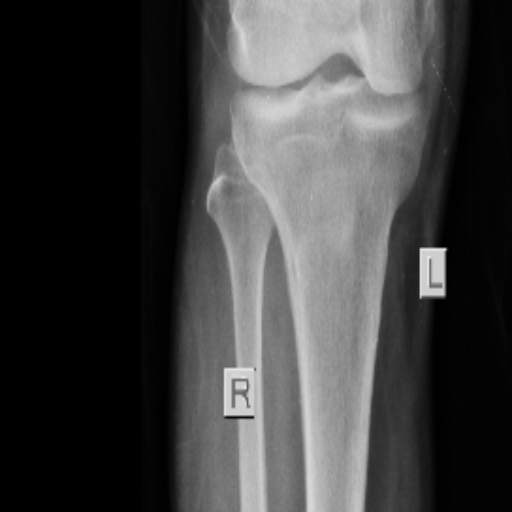
#> input picture projects/TensorFlowFlexUNet/Knee-Osteoporosis-Canny-Edge-Detection/mini_test/images/Normal 124.png, 512 x 512 px
$ python -i ImageMaskDatasetGenerator.py   (imports and definitions only)
#> lines starting #> are read from the running program, lines starting #| are printed output that depends on the picture; after the words box and inside, x2 and y2 are one past the last pixel; in counts of white or black regions, pixels touching at a corner belong together
#> further down, picture is the input picture: shape (512, 512, 3); mean B, G, R 64, 64, 64
# Copyright 2026 antillia.com Toshiyuki Arai
#
# Licensed under the Apache License, Version 2.0 (the "License");
# you may not use this file except in compliance with the License.
# You may obtain a copy of the License at
#
#    http://www.apache.org/licenses/LICENSE-2.0
#
# Unless required by applicable law or agreed to in writing, software
# distributed under the License is distributed on an "AS IS" BASIS,
# WITHOUT WARRANTIES OR CONDI66TIONS OF ANY KIND, either express or implied.
# See the License for the specific language governing permissions and
# limitations under the License.
#
# 2026/10/10 ImageMaskDatasetGenerator.py


import sys
import os
import cv2
import numpy as np
import glob
import traceback
import shutil

class ImageMaskDatasetGenerator:

  def __init__(self, resize=512, num_classes=3):
      self.RESIZE = (resize, resize)

      # GaussianBlur ksize
      self.GaussianBlur_ksize = (5, 5)
      self.CANNY_Threshold1 = 30
      self.CANNY_Threshold2 = 80
      self.BLUR_ksize       = (5,5)

      self.GRADES = ["Normal", "Osteopenia", "Osteoporosis",]
      if num_classes == 2:
        self.GRADES = [ "Osteopenia", "Osteoporosis",]

      # Default class_colors: num_classes=3

      # Default: class_color_mapping table for two classes
      self.MASK_RGB_COLORS = {"Normal":(0,255,0), "Osteopenia":(255,255,0), "Osteoporosis":(180,20,20),}
      if num_classes == 2:
        self.MASK_RGB_COLORS = {"Osteopenia":(0,255,0), "Osteoporosis":(255,255,0),}

  # [51 lines left out: functions generate, generate_one, colorize_mask, not called in this run]

  def canny_edge(self, img):
    img = cv2.cvtColor(img, cv2.COLOR_BGR2GRAY)
    sigma = 0
    img = cv2.GaussianBlur(img, self.GaussianBlur_ksize, sigma)

    canny = cv2.Canny(img, threshold1=self.CANNY_Threshold1, threshold2=self.CANNY_Threshold2)
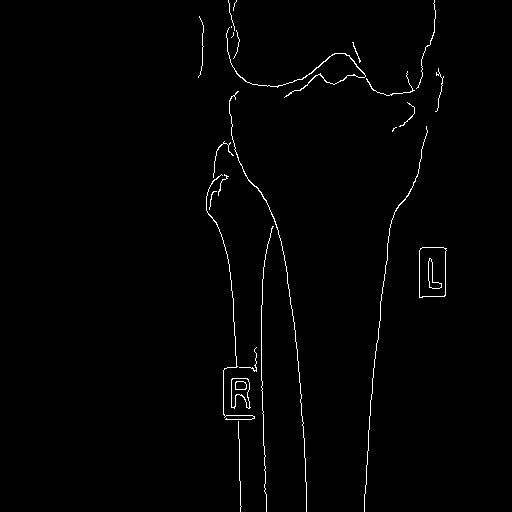
#> canny: shape (512, 512); 1.1% white in thin lines or dots, all inside (x1, y1, x2, y2) = (198, 0, 447, 512)
    canny = cv2.blur(canny, self.BLUR_ksize)
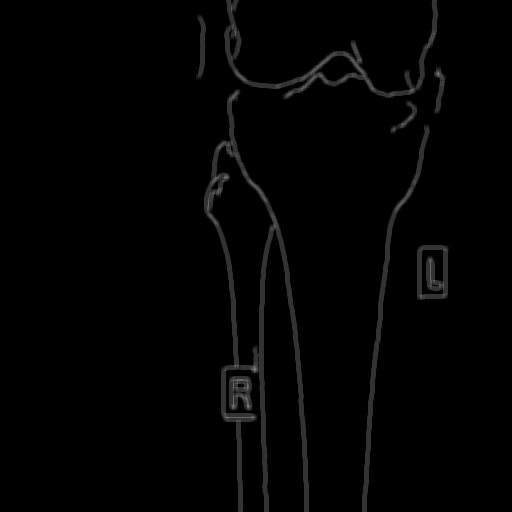
#> canny: shape (512, 512); min 0, max 143, mean 2.9
    return canny

  # [24 lines left out: functions horizontal_flip, vertical_flip, not called in this run]


# [20 lines not run here, left out]

>>> import cv2
>>> picture = cv2.imread('../projects/TensorFlowFlexUNet/Knee-Osteoporosis-Canny-Edge-Detection/mini_test/images/Normal 124.png')
>>> result = ImageMaskDatasetGenerator().canny_edge(picture)

$ run again, on projects/TensorFlowFlexUNet/Knee-Osteoporosis-Canny-Edge-Detection/mini_test/images/Normal 37.png
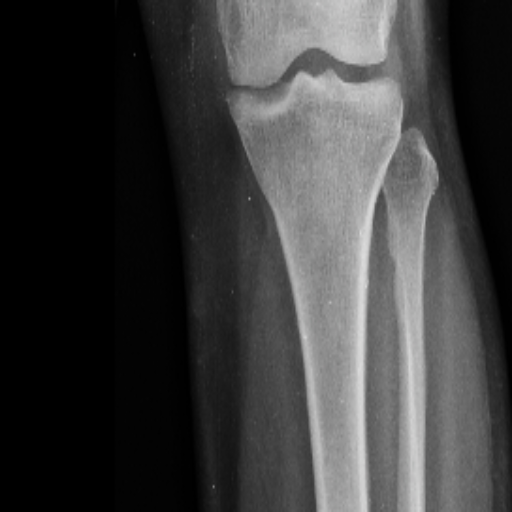
#> input picture projects/TensorFlowFlexUNet/Knee-Osteoporosis-Canny-Edge-Detection/mini_test/images/Normal 37.png, 512 x 512 px
#> picture is the input picture: shape (512, 512, 3); mean B, G, R 60.5, 60.4, 60.5
#> in canny_edge, `canny = cv2.Canny(img, threshold1=self.CANNY_Threshold1, threshold2=se..`:
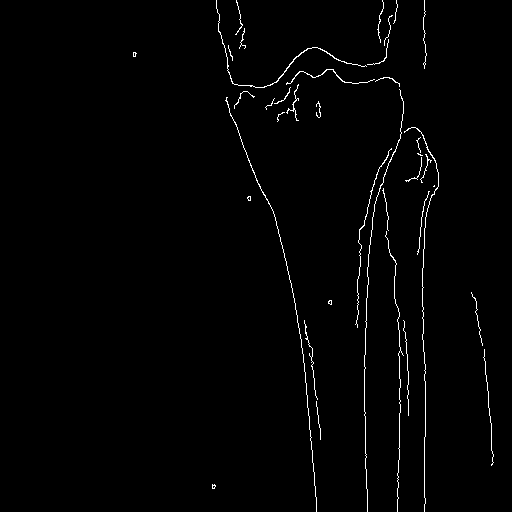
#> canny: shape (512, 512); 1.3% white in thin lines or dots, all inside (x1, y1, x2, y2) = (133, 0, 494, 512)
#> in canny_edge, `canny = cv2.blur(canny, self.BLUR_ksize)`:
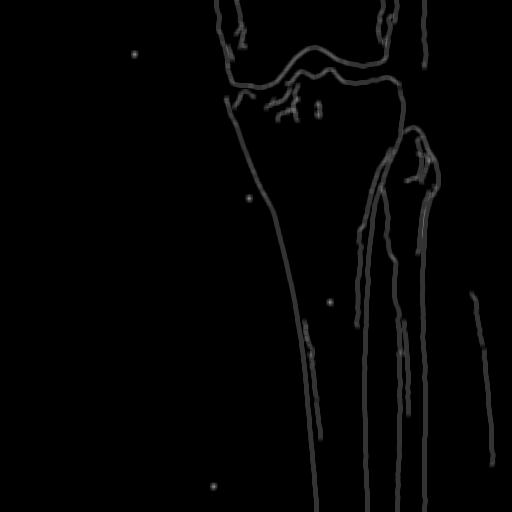
#> canny: shape (512, 512); min 0, max 133, mean 3.3

$ run again, on projects/TensorFlowFlexUNet/Knee-Osteoporosis-Canny-Edge-Detection/mini_test/images/Normal 428.png
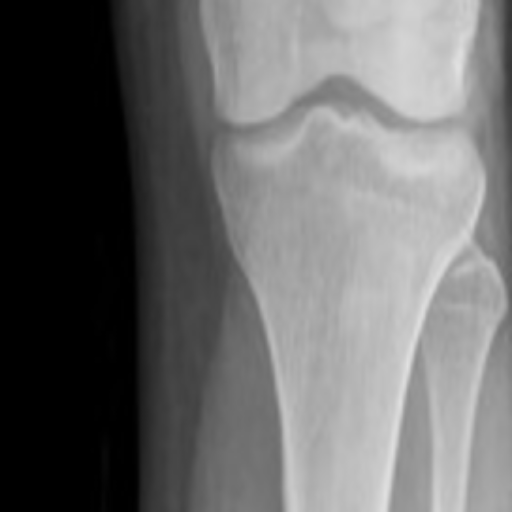
#> input picture projects/TensorFlowFlexUNet/Knee-Osteoporosis-Canny-Edge-Detection/mini_test/images/Normal 428.png, 512 x 512 px
#> picture is the input picture: shape (512, 512, 3); min 0, max 225, mean 105.6
#> in canny_edge, `canny = cv2.Canny(img, threshold1=self.CANNY_Threshold1, threshold2=se..`:
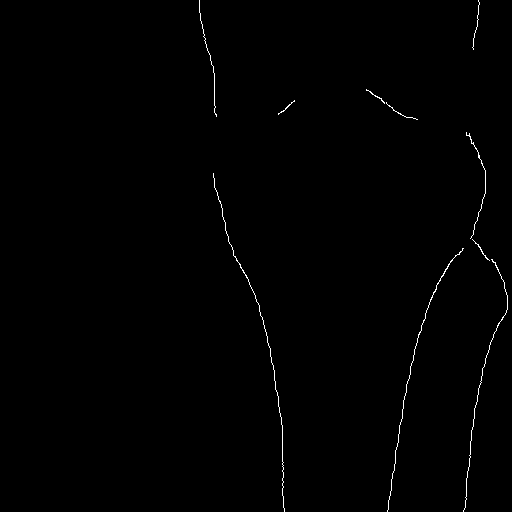
#> canny: shape (512, 512); 0.5% white in thin lines or dots, all inside (x1, y1, x2, y2) = (199, 0, 508, 512)
#> in canny_edge, `canny = cv2.blur(canny, self.BLUR_ksize)`:
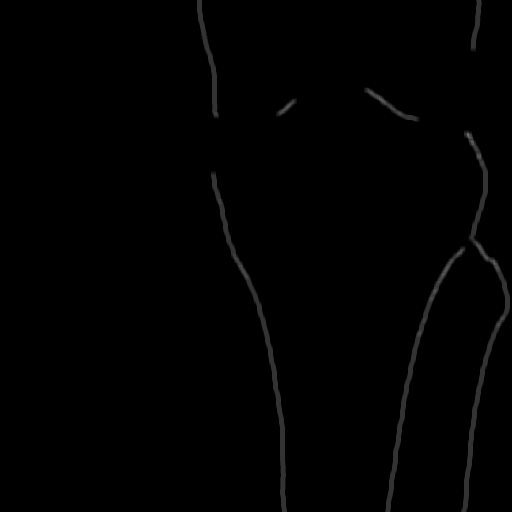
#> canny: shape (512, 512); min 0, max 112, mean 1.3

$ run again, on projects/TensorFlowFlexUNet/Knee-Osteoporosis-Canny-Edge-Detection/mini_test/images/Normal 429.png
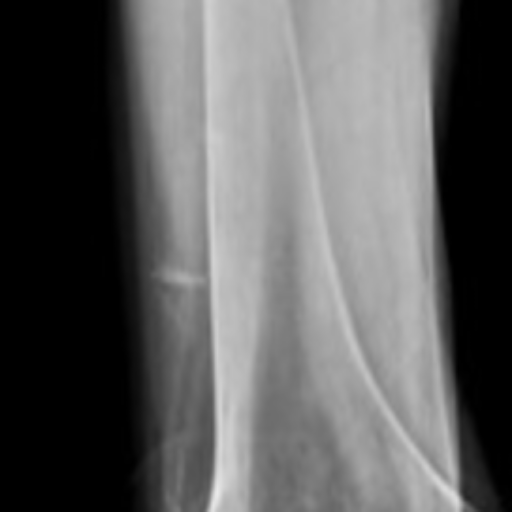
#> input picture projects/TensorFlowFlexUNet/Knee-Osteoporosis-Canny-Edge-Detection/mini_test/images/Normal 429.png, 512 x 512 px
#> picture is the input picture: shape (512, 512, 3); min 0, max 234, mean 92.8
#> in canny_edge, `canny = cv2.Canny(img, threshold1=self.CANNY_Threshold1, threshold2=se..`:
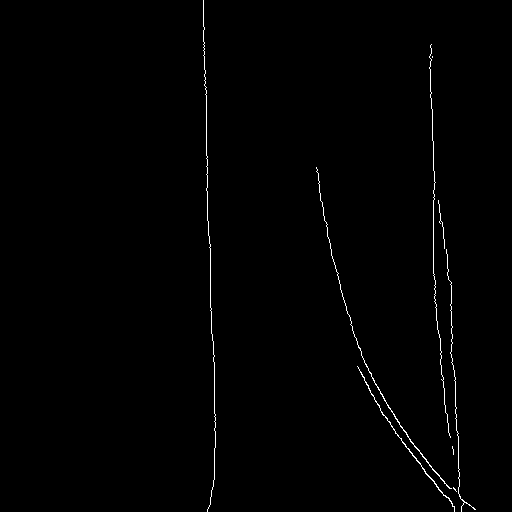
#> canny: shape (512, 512); 0.71% white in thin lines or dots, all inside (x1, y1, x2, y2) = (203, 0, 476, 512)
#> in canny_edge, `canny = cv2.blur(canny, self.BLUR_ksize)`:
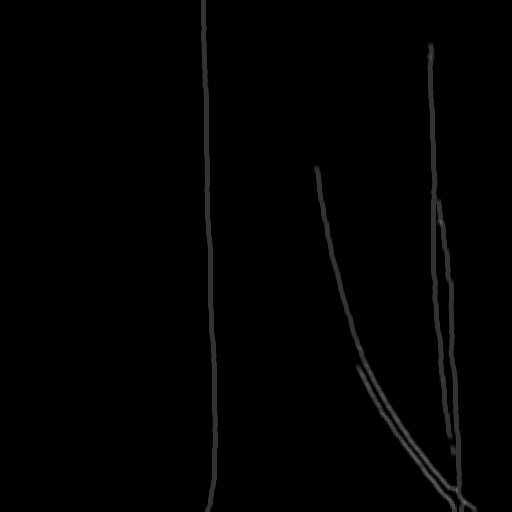
#> canny: shape (512, 512); min 0, max 102, mean 1.8
